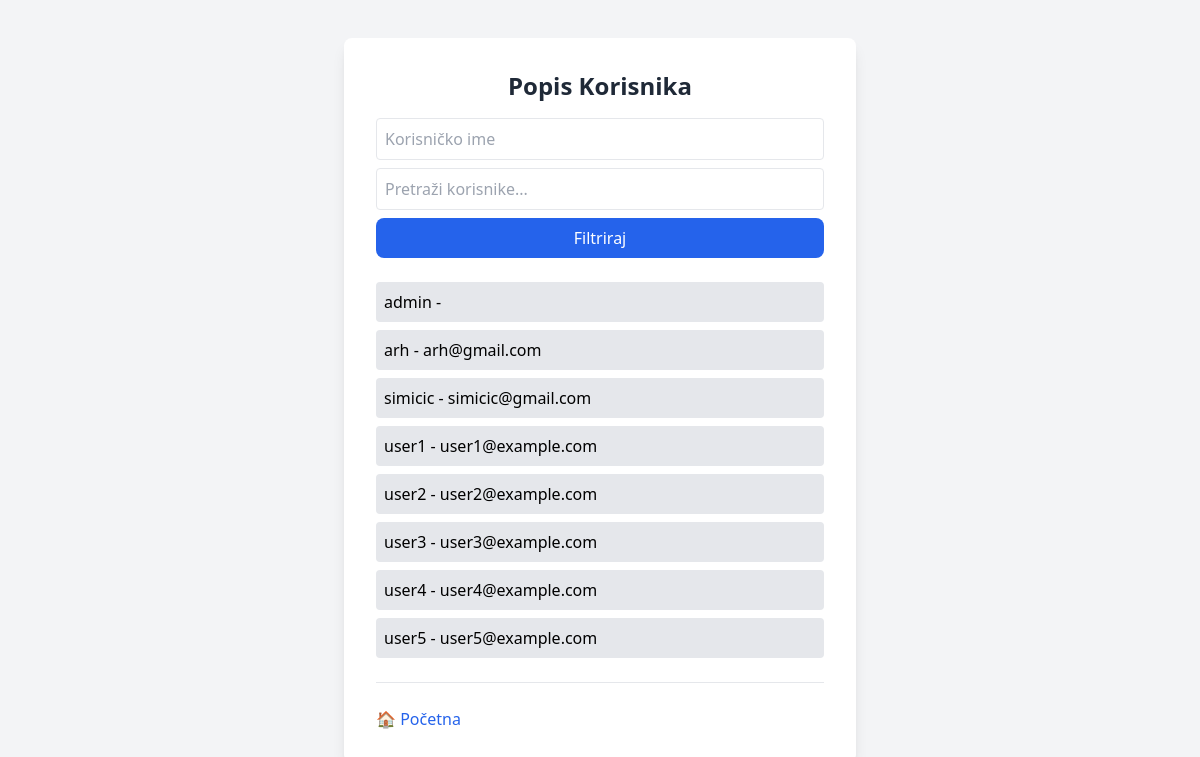
/users/, run on an earlier commit of the app's database.
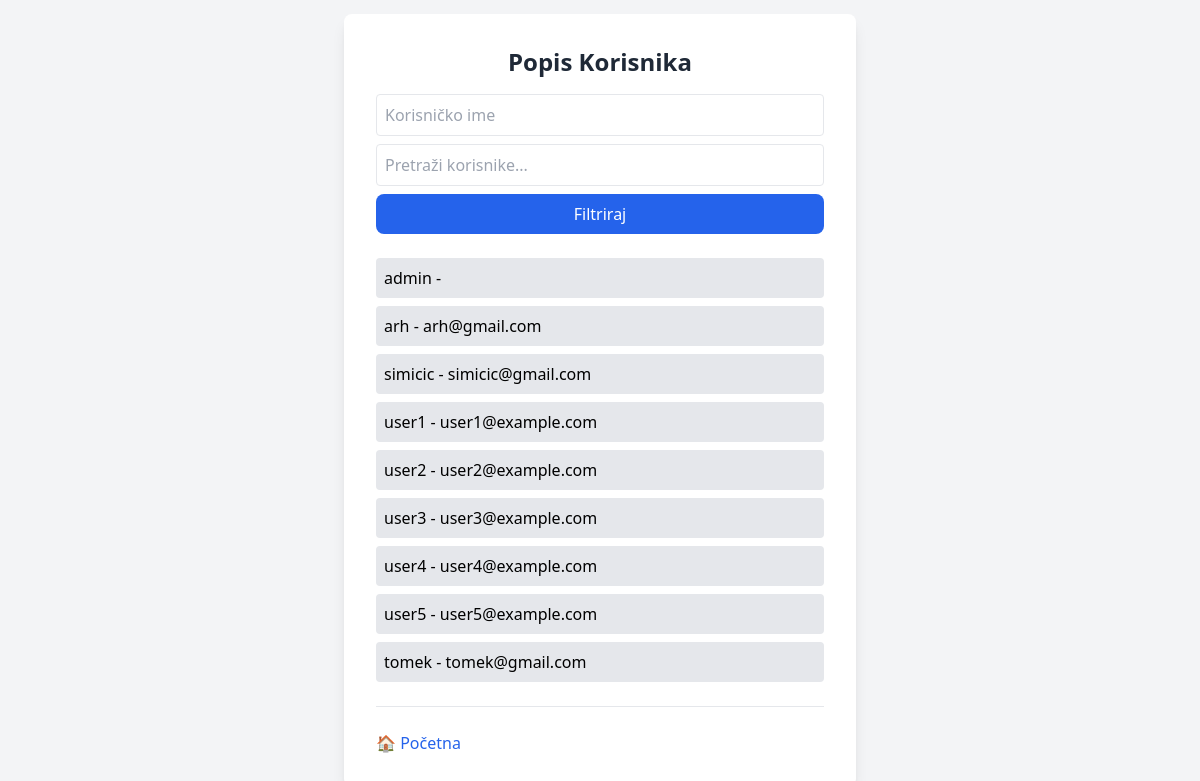
And on a later commit of the database.
### main/models.py (models this page shows, shortened)
class CustomUser(AbstractUser):
    phone_number = models.CharField(max_length=15, blank=True, null=True)
    address = models.TextField(blank=True, null=True)

### main/views.py (the view)
# urls.py: path('users/', UserListView.as_view(), name='user_list'),
class UserListView(ListView):
    model = CustomUser
    template_name = 'main/ListView/user_list.html'
    context_object_name = 'users'
    def get_queryset(self):
        queryset = super().get_queryset()
        username = self.request.GET.get('username')
        email = self.request.GET.get('email')
        phone = self.request.GET.get('phone')
        if username:
            queryset = queryset.filter(username__icontains=username)
        if email:
            queryset = queryset.filter(email__icontains=email)
        if phone:
            queryset = queryset.filter(phone_number__icontains=phone)
        search_query = self.request.GET.get('q')
        if search_query:
            queryset = queryset.filter(
                models.Q(username__icontains=search_query) | models.Q(email__icontains=search_query)
            )
        return queryset

### templates/main/ListView/user_list.html (shortened to what this page needs)
<!DOCTYPE html>
<html lang="en">
<head>
    <script src="https://cdn.tailwindcss.com"></script>
</head>
<body class="flex items-center justify-center min-h-screen bg-gray-100">
    <div class="bg-white p-8 rounded-lg shadow-lg w-full max-w-lg">
        <h1 class="text-2xl font-semibold text-gray-800 text-center">Popis Korisnika</h1>
        <form method="get" class="mt-4 space-y-2">
            <input type="text" name="username" placeholder="Korisničko ime" class="w-full p-2 border rounded">
            <input type="text" name="q" placeholder="Pretraži korisnike..." class="w-full p-2 border rounded">
            <button type="submit" class="w-full bg-blue-600 text-white py-2 rounded-lg hover:bg-blue-700">
                Filtriraj
            </button>
        </form>
        <ul class="mt-6 space-y-2">
            {% for user in users %}
                <li class="bg-gray-200 p-2 rounded">
                    {{ user.username }} - {{ user.email }}
                </li>
            {% empty %}
                <li class="text-gray-600">Nema korisnika.</li>
            {% endfor %}
        </ul>
        <hr class="my-6">
        <div class="mt-6 flex justify-between">
            <a href="{% url 'main:home' %}" class="text-blue-600 hover:underline">🏠 Početna</a>
        </div>
    </div>
</body>
</html>

What changed in the data, as far as the page shows it:
added CustomUser: username "tomek", email "tomek@gmail.com"
